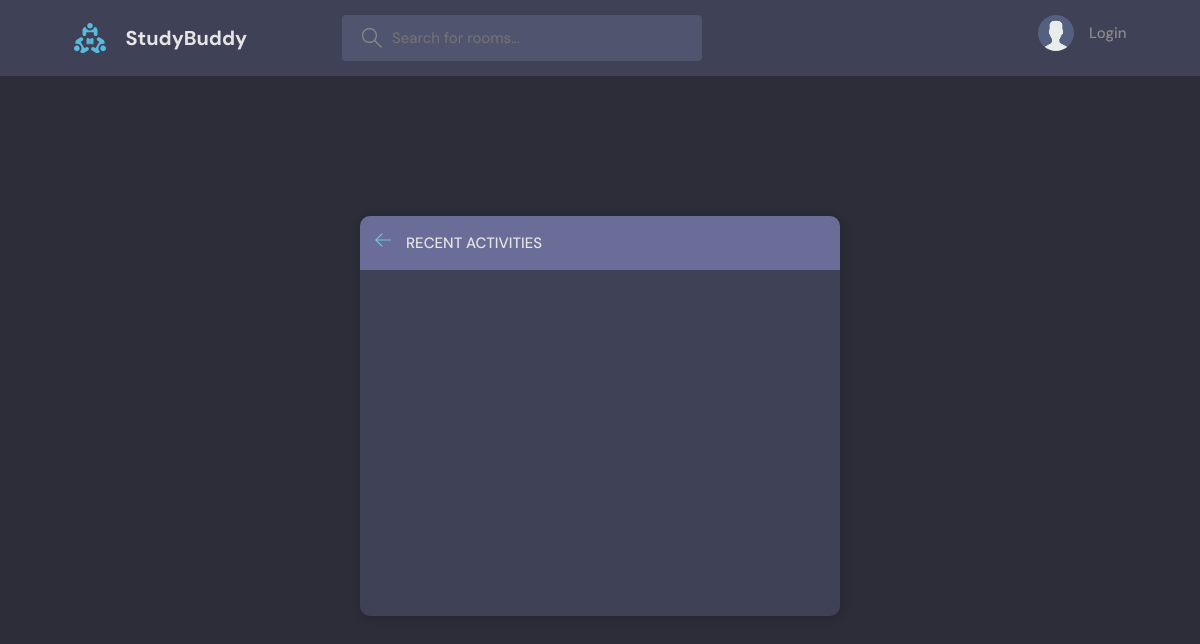
The page /activity/ on the database as committed earlier.
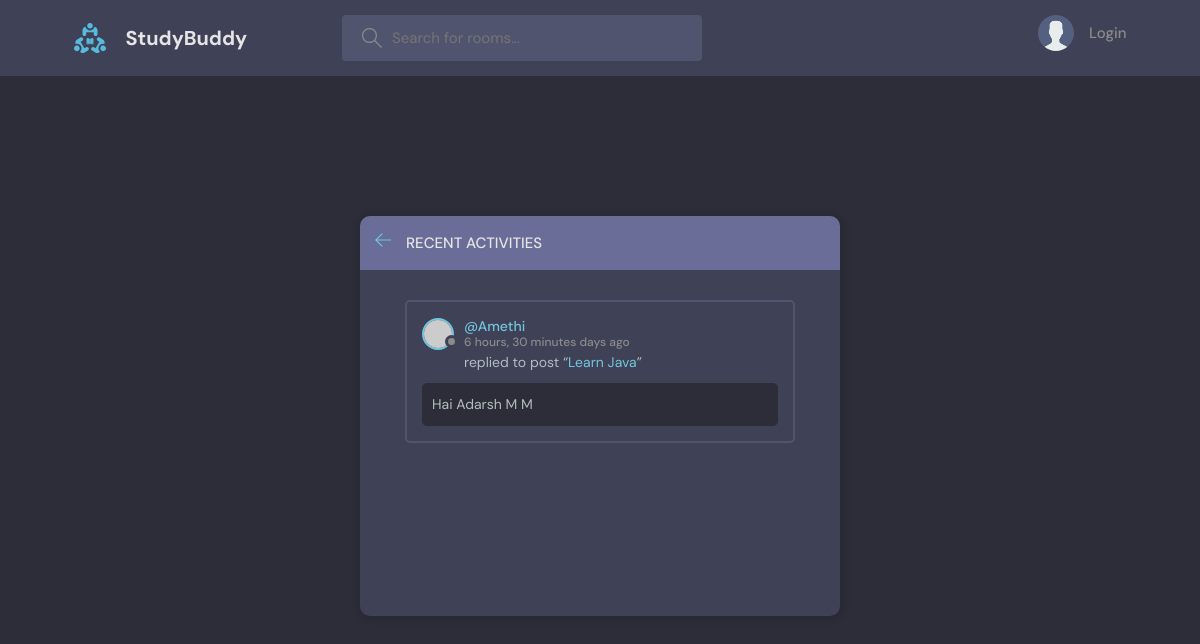
The same page on the database as committed later.
### firstapp/models.py (models this page shows, shortened)
class Message(models.Model):
    user=models.ForeignKey(User,on_delete=models.CASCADE)
    room=models.ForeignKey(Room,on_delete=models.CASCADE)
    body=models.TextField()
    update=models.DateTimeField(auto_now=True)
    created=models.DateTimeField(auto_now_add=True)
    class Meta:
        ordering=[ '-created','-update']

class Room(models.Model):
    topic=models.ForeignKey(Topic,on_delete=models.SET_NULL,null=True)
    host=models.ForeignKey(User, on_delete=models.SET_NULL,null=True)
    name=models.CharField(max_length=50,editable=True)
    participants=models.ManyToManyField(User,related_name='participants',blank=True)
    description=models.TextField(null=True,blank=True)
    update=models.DateTimeField(auto_now=True)
    created=models.DateTimeField(auto_now_add=True)
    class Meta:
        ordering=[ '-created','-update']

### firstapp/views.py (the view)
# urls.py: path('activity/',views.activityPage,name='activity')
def activityPage(request):
    room_msg=Message.objects.all()
    return render(request,'firstapp/activity.html',{'room_msg':room_msg})

### firstapp/templates/firstapp/activity.html (shortened to what this page needs)
{% extends 'main.html' %}
{% block content %}
    <main class="layout">
      <div class="container">
        <div class="layout__box">
          <div class="layout__boxHeader">
            <div class="layout__boxTitle">
              <a href="{% url 'home'%}">
                <svg version="1.1" xmlns="http://www.w3.org/2000/svg" width="32" height="32" viewBox="0 0 32 32">
                  <title>arrow-left</title>
                  <path
                    d="M13.723 2.286l-13.723 13.714 13.719 13.714 1.616-1.611-10.96-10.96h27.625v-2.286h-27.625l10.965-10.965-1.616-1.607z"
                  ></path>
                </svg>
              </a>
              <h3>Recent Activities</h3>
            </div>
          </div>
          <div class="activities-page layout__body">
            {% for msg in room_msg %}
    <div class="activities__box">
      <div class="activities__boxHeader roomListRoom__header">
        <a href="{% url 'user-profile' msg.user.id %}" class="roomListRoom__author">
          <div class="avatar avatar--small">
            <img src="https://randomuser.me/api/portraits/women/11.jpg" />
          </div>
          <p>
            @{{msg.user}}
            <span>{{msg.created|timesince}} days ago</span>
          </p>
        </a>
      </div>
      <div class="activities__boxContent">
        <p>replied to post “<a href="{% url 'room' msg.room.id%}">{{msg.room.name}}</a>”</p>
        <div class="activities__boxRoomContent">
            {{msg.body}}
        </div>
      </div>
    </div>
    {% endfor %}
          </div>
        </div>
      </div>
    </main>
    {% endblock content %}

Rows that differ between the two databases and show on the page:
added Message: user "Amethi", created "6 hours, 30 minutes", room.name "Learn Java", body "Hai Adarsh M M"
